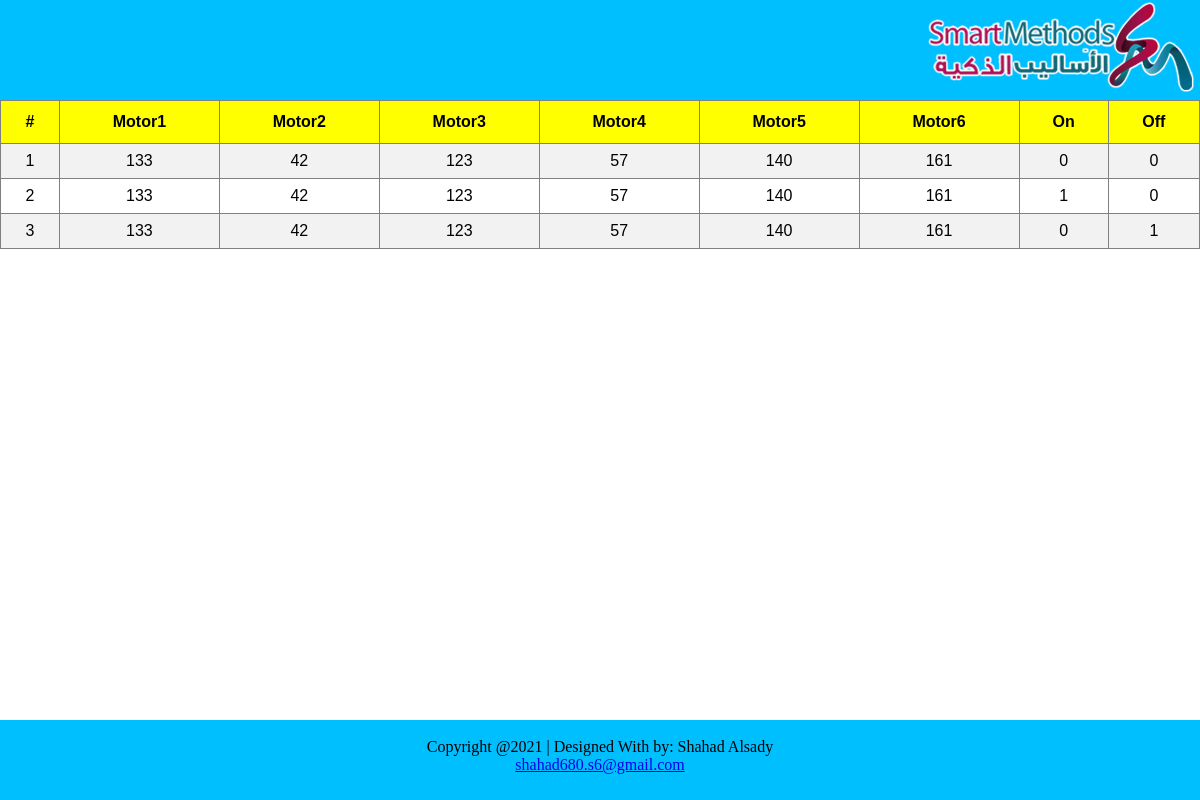
The app's page /admin.php with its own data.
### tables this page shows
CREATE TABLE `datamotor` (
  `id` int(11) NOT NULL,
  `Motor1` int(180) NOT NULL DEFAULT 0,
  `Motor2` int(180) NOT NULL DEFAULT 1,
  `Motor3` int(180) NOT NULL DEFAULT 2,
  `Motor4` int(180) NOT NULL DEFAULT 3,
  `Motor5` int(180) NOT NULL DEFAULT 4,
  `Motor6` int(180) NOT NULL DEFAULT 5,
  `On_value` int(100) NOT NULL,
  `Off_value` int(100) NOT NULL
);

### admin.php (the view)
    <?php
 include "header&footer.php";
?>
<table id="control">
<th>#</th>
<th>Motor1</th>
<th>Motor2</th>
<th>Motor3</th>
<th>Motor4</th>
<th>Motor5</th>
<th>Motor6</th>
<th>On</th>
<th>Off</th>
<?php
$host = "localhost";
$username = "root";
$password = "";
$dbname = "control-interface";
$conn = new mysqli($host, $username, $password, $dbname);
$query = "SELECT * FROM datamotor";
$result = mysqli_query($conn,$query);
if ($result){
    while($row = mysqli_fetch_assoc($result)){
        echo "<tr><td>" . $row['id'] . "</td><td>" . $row['Motor1'] . "</td><td>" . $row['Motor2'] . "</td><td>" . $row['Motor3'] . "</td><td>" . $row['Motor4'] . "</td><td>" . $row['Motor5'] . "</td><td>" . $row['Motor6'] . "</td><td>" . $row['On_value'] . "</td><td>" . $row['Off_value'] . "</td></tr>" ;
    }
    echo "</table>";
}
else{
    echo "يوجد خطا";
}
?>

### header&footer.php (shortened to what this page needs)
<!DOCTYPE html>
<html lang="en">
<head>
    <link rel="stylesheet" href="style.css">
    </head>
<body>
  <div class="header">
    <span id="logobox">
   <img src="robot.png" alt="robot">
    </span>
  </div>
  <footer>
      <br><p>Copyright @2021 | Designed With by: Shahad Alsady<br>
      <a href="mailto:shahad680.s6@gmail.com">shahad680.s6@gmail.com</a></p>
    </footer>
  </body>
    </html>

### style.css (style rules this page uses)
* { margin: 0; padding: 0; }
body { background:white; color:black; font-family:serif; }
.header { height: 100px; width:100%; text-align: center; background:deepskyblue; }
#logobox { float:right }
footer { position: fixed; left: 0; bottom: 0; width: 100%; height: 10%; background-color:deepskyblue; color: black; text-align: center; }

### header&footer.php (style rules this page uses)
#control { font-family: Arial, Helvetica, sans-serif; border-collapse: collapse; width: 100%; text-align:center; }
#control td, #control th { border: 1px solid grey; padding: 8px; }
#control tr:nth-child(even) { background-color: #f2f2f2; }
#control th { padding-top: 12px; padding-bottom: 12px; background-color: yellow; color: black; text-align:center; }

### records on screen
datamotor: id "1", Motor1 "133", Motor2 "42", Motor3 "123", Motor4 "57", Motor5 "140", Motor6 "161", On_value "0", Off_value "0"
datamotor: id "2", Motor1 "133", Motor2 "42", Motor3 "123", Motor4 "57", Motor5 "140", Motor6 "161", On_value "1", Off_value "0"
datamotor: id "3", Motor1 "133", Motor2 "42", Motor3 "123", Motor4 "57", Motor5 "140", Motor6 "161", On_value "0", Off_value "1"
